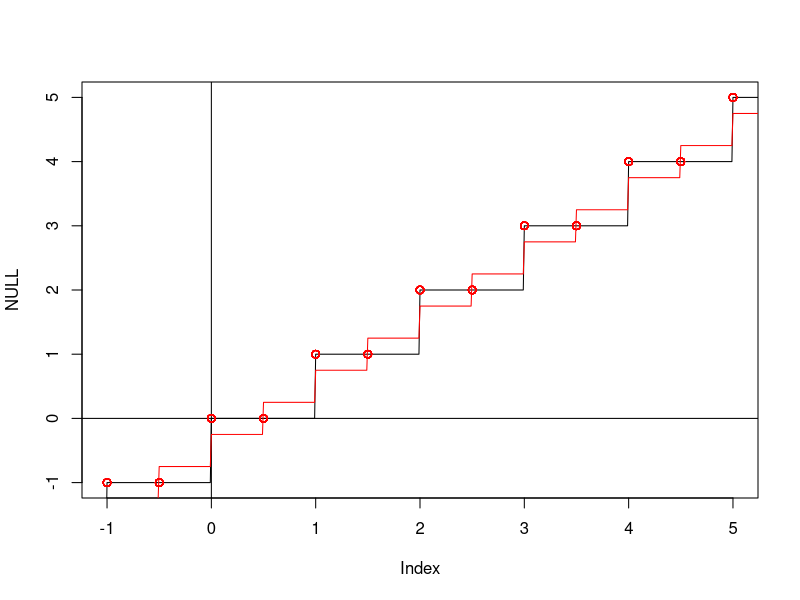

Here is the R script that generated this plot: (Note: this script raises an error after producing the figure.)
# Let dis1 be the true discretization, and dis2 is the estimated on
stepFunction <- function(dis1, dis2) {
  
  #stepFunctionBase(dis1, dis2)
  
  set.seed(10)
  
  #creating xlim based on the larger discritization
  maxDis= max(c(dis1, dis2))
  xlimit = 1#ceiling(10 * maxDis)
  
  dis1seq = seq(0, xlimit, by = dis1)
  dis2seq = seq(0, xlimit, by = dis2)
  
  x = y1 = y2 = runif(15, min = 0, max = xlimit)
  
  for(i in 1:length(y1)) {
    indDis = max(which(dis1seq <= x[i])) #selects which month to go to
    y1[i] = dis1seq[indDis]
  }
  
  for(i in 1:length(y2)) {
    indDis = max(which(dis2seq <= x[i])) #selects which month to go to
    y2[i] = dis2seq[indDis]
  }
  
  mod1 = lm(y1 ~ x)
  mod2 = lm(y2 ~ x)
  
  xlimit = 1 #ceiling(10 * maxDis)
  
  x1_o = y1_o = dis1seq
  x2_o = y2_o = dis2seq
  
  ylimit = c(min(coefficients(mod1)[1], coefficients(mod2)[1]), 1)
  
  
  plot(x1_o, y1_o, xlim = c(0,xlimit), ylim = ylimit, xaxt='n', yaxt='n', bty="n",
       xlab = "Time", ylab = "Discretization of Time", col = "white")
  points(x2_o, y2_o, col = "white")
  abline(h=0)
  abline(v=0)
  
  plot(stepfun(x1_o, c(0,y1_o)), col = "red", add = T, do.points = F)
  plot(stepfun(x2_o, c(0,y2_o)), col = "blue", add = T, do.points = F)
  
  abline(mod1, col = "red")
  abline(mod2, col = "blue")
  
  points(x, y1, col = "red")
  points(x, y2, col = "blue")
  
  print(paste0("Intercept of red curve is: ", coefficients(mod1)[1], " with slope ", coefficients(mod1)[2]))
  print(paste0("Intercept of blue curve is: ", coefficients(mod2)[1], " with slope ", coefficients(mod2)[2]))
  
}

# ---------------------------------------------------------------
# - NEW STEP FUNCTION THAT IS MINIMIZING THE SQUARED ERROR LOSS -
# ---------------------------------------------------------------

t_i = seq(-1000,999.99, by = 0.01)

y_i = floor(t_i) 

plot(x = NULL, y = NULL, ylim = c(-1,5), xlim = c(-1,5))
lines(t_i, y_i)
abline(h = 0); abline(v=0)

X = cbind(1, t_i)

b = solve(t(X) %*% X) %*% t(X) %*% y_i

Xhat = cbind(1, seq(-1000, 1000, by=0.01))
yhat = Xhat %*% b

#lines(Xhat[,2],yhat)


dis1seq = seq(-1000, 1000, by = 0.5)
t_i_half = t_i
for(i in 1:length(t_i)) {
  indDis = max(which(dis1seq <= t_i[i])) #selects which month to go to
  t_i_half[i] = dis1seq[indDis]
}

X_half = cbind(1, t_i_half)

b_half = solve(t(X_half) %*% X_half) %*% t(X_half) %*% y_i


yhat_half = X_half %*% b_half

#plot(stepfun(X_half[,2], c(min(yhat_half), yhat_half)), col = "red", do.points = F)
lines(t_i,yhat_half, col = "red")


points(t_i_half, y_i, col = "red")


# Testing the heights
temp = c(unique(yhat_half))
seq1 = kronecker(c(-100:99),c(1,1))
temp = temp - seq1; temp
sum((temp^2))
tempPerf = rep(c(-0.25,0.25),3)
sum((tempPerf^2))

# Note: it is minimizing over the entire region.